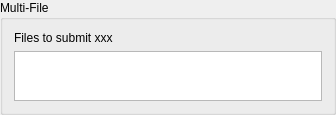
<?xml version="1.0" encoding="UTF-8"?>
<ui version="4.0">
 <class>MultiTaskGeneratorBox</class>
 <widget class="QGroupBox" name="MultiTaskGeneratorBox">
  <property name="geometry">
   <rect>
    <x>0</x>
    <y>0</y>
    <width>336</width>
    <height>110</height>
   </rect>
  </property>
  <property name="sizePolicy">
   <sizepolicy hsizetype="Preferred" vsizetype="Preferred">
    <horstretch>0</horstretch>
    <verstretch>0</verstretch>
   </sizepolicy>
  </property>
  <property name="windowTitle">
   <string>Job</string>
  </property>
  <property name="title">
   <string>Multi-File</string>
  </property>
  <layout class="QVBoxLayout" name="verticalLayout">
   <item>
    <widget class="QLabel" name="info">
     <property name="text">
      <string>Files to submit xxx</string>
     </property>
    </widget>
   </item>
   <item>
    <widget class="QListWidget" name="files">
     <property name="enabled">
      <bool>true</bool>
     </property>
     <property name="sizePolicy">
      <sizepolicy hsizetype="Expanding" vsizetype="Expanding">
       <horstretch>0</horstretch>
       <verstretch>0</verstretch>
      </sizepolicy>
     </property>
     <property name="minimumSize">
      <size>
       <width>0</width>
       <height>50</height>
      </size>
     </property>
     <property name="toolTip">
      <string>A list of files to be processed in this job</string>
     </property>
    </widget>
   </item>
  </layout>
 </widget>
 <resources/>
 <connections/>
</ui>
